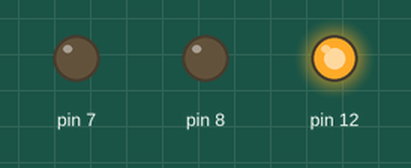
A sketch run on a simulated Arduino Uno, built with avr-gcc and run on an emulated ATmega328P. Parts: output pins drawn as LEDs (lit = HIGH).

Above: at 1.0 s.
At 3.0 s:
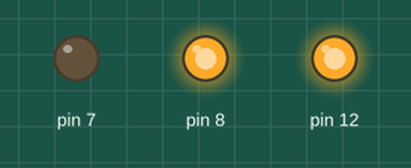
At 5.0 s:
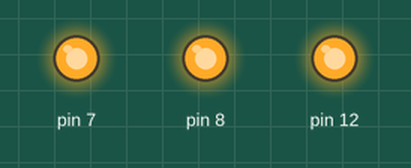
At 7.0 s:
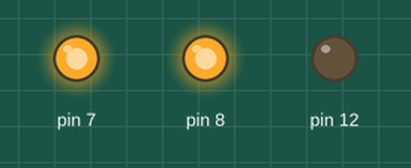
At 9.0 s:
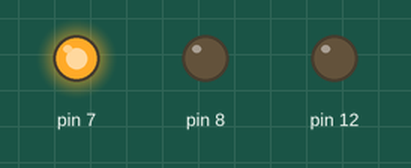
At 11.0 s:
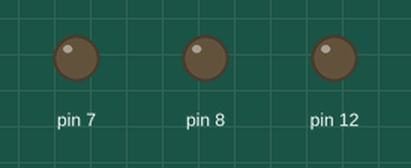
Timing chart, 0 to 15.6 s (numbered marks = the images above):
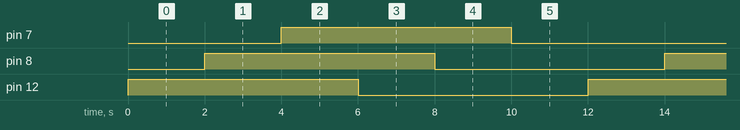

The sketch:

Arduino_LED_Blink_V2.ino
```cpp
void setup() {
  // put your setup code here, to run once:
  pinMode(12,OUTPUT);
  pinMode(8,OUTPUT);
  pinMode(7,OUTPUT);


}

void loop() {
  // put your main code here, to run repeatedly:
  digitalWrite(12,HIGH);
  delay(2000);
  digitalWrite(8,HIGH);
  delay(2000);
  digitalWrite(7,HIGH);
  delay(2000);
  digitalWrite(12,LOW);
  delay(2000);
  digitalWrite(8,LOW);
  delay(2000);
  digitalWrite(7,LOW);
  delay(2000);

}
```

Measured:
- by itself, pin 7, pin 8, pin 12: alternates HIGH for 6.0 s and LOW for 6.0 s
- by itself, everything shown: repeats every 12.0 s, in 6 steps
